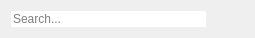
<?xml version="1.0" encoding="UTF-8"?>
<ui version="4.0">
 <class>SearchWidgetBase</class>
 <widget class="QWidget" name="SearchWidgetBase">
  <property name="geometry">
   <rect>
    <x>0</x>
    <y>0</y>
    <width>255</width>
    <height>37</height>
   </rect>
  </property>
  <property name="windowTitle">
   <string>Form</string>
  </property>
  <property name="styleSheet">
   <string notr="true"/>
  </property>
  <layout class="QHBoxLayout" name="horizontalLayout">
   <item>
    <widget class="QLineEdit" name="lineEdit">
     <property name="styleSheet">
      <string notr="true">QLineEdit {
border-style: none;
}</string>
     </property>
     <property name="placeholderText">
      <string>Search...</string>
     </property>
    </widget>
   </item>
   <item>
    <widget class="QPushButton" name="clearButton">
     <property name="focusPolicy">
      <enum>Qt::NoFocus</enum>
     </property>
     <property name="styleSheet">
      <string notr="true">QPushButton {
border-style: none;
}</string>
     </property>
     <property name="text">
      <string/>
     </property>
     <property name="icon">
      <iconset resource="../widgets.qrc">
       <normaloff>:/images/search.png</normaloff>:/images/search.png</iconset>
     </property>
    </widget>
   </item>
  </layout>
 </widget>
 <resources>
  <include location="../widgets.qrc"/>
 </resources>
 <connections/>
</ui>
